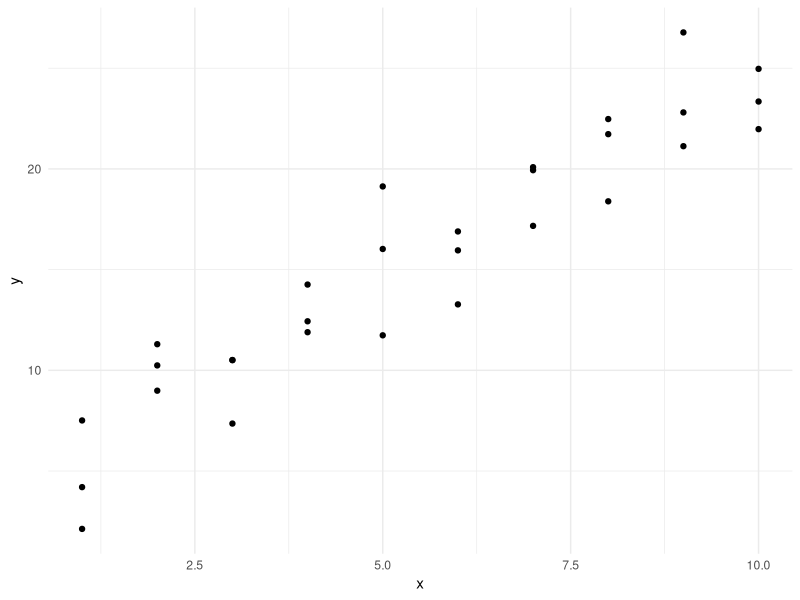
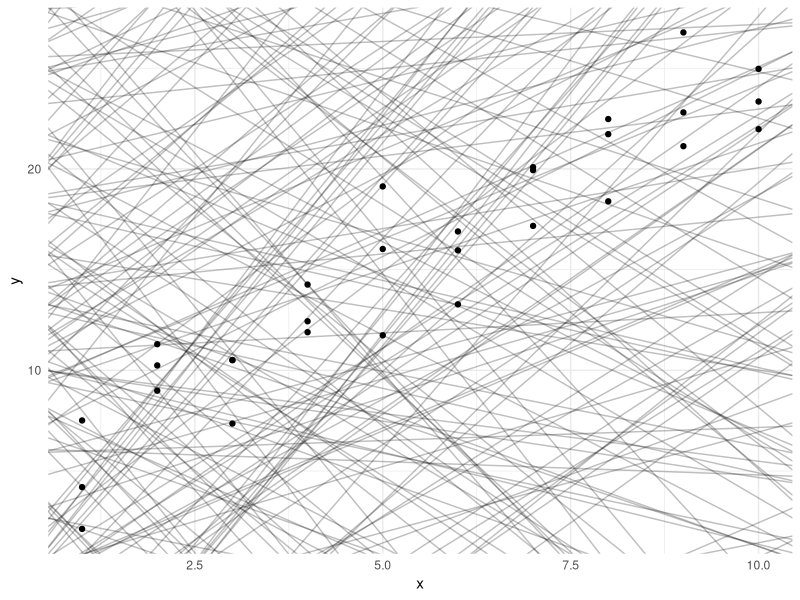
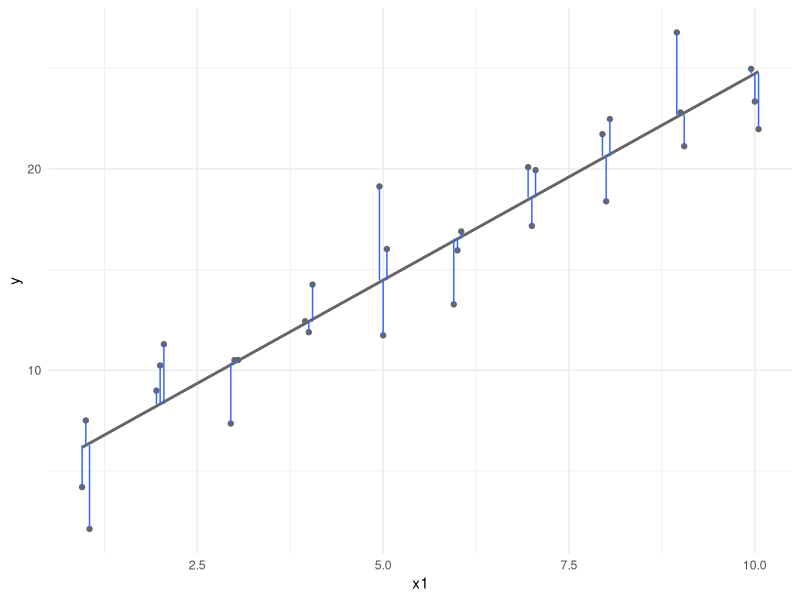

R code for these plots, in order:
## ---- chunk 1
knitr::opts_chunk$set(cache = TRUE)
## ---- chunk 2
library(tidyverse)
library(broom)
library(modelr)
library(patchwork)

options(digits = 3)
set.seed(1234)
theme_set(theme_minimal())
## ---- chunk 3
ggplot(sim1, aes(x, y)) + 
  geom_point()
## ---- chunk 4
models <- tibble(
  a1 = runif(250, -20, 40),
  a2 = runif(250, -5, 5)
)

ggplot(sim1, aes(x, y)) + 
  geom_abline(aes(intercept = a1, slope = a2), data = models, alpha = 1/4) +
  geom_point()
## ---- chunk 5
sim1_mod <- lm(y ~ x, data = sim1)

dist2 <- sim1 %>%
  add_predictions(sim1_mod) %>%
  mutate(
    dodge = rep(c(-1, 0, 1) / 20, 10),
    x1 = x + dodge
  )

ggplot(dist2, aes(x1, y)) + 
  geom_smooth(method = "lm", color = "grey40", se = FALSE) +
  geom_point(color = "grey40") +
  geom_linerange(aes(ymin = y, ymax = pred), color = "#3366FF")
## ---- chunk 6

